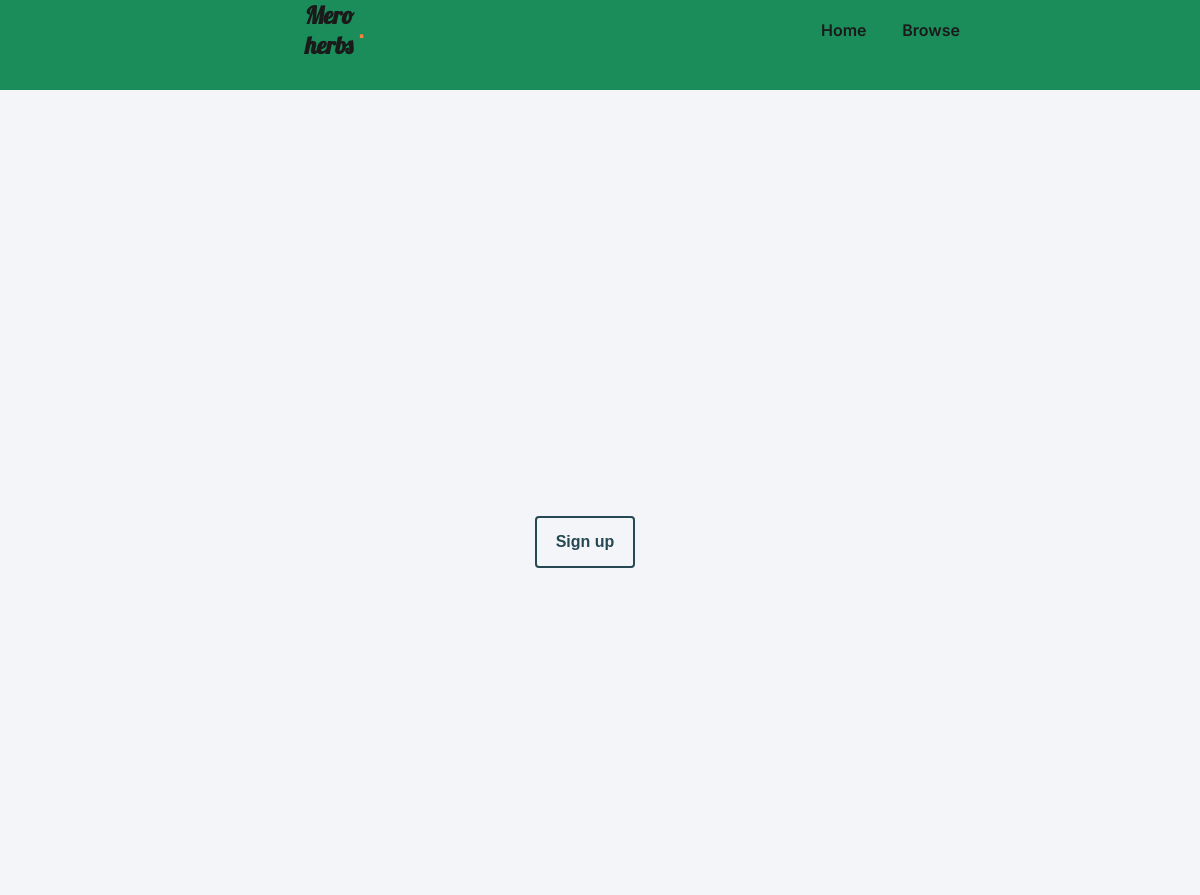
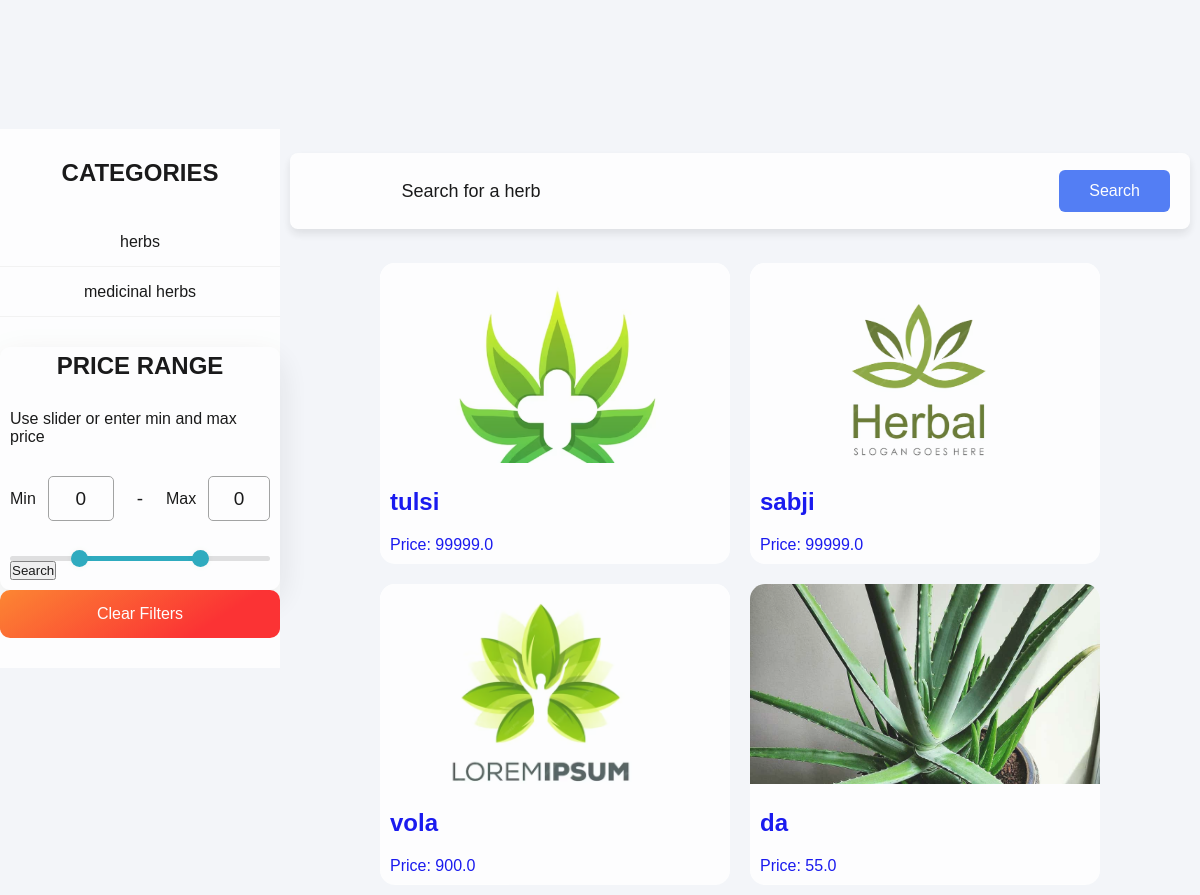
Page /browse/?query=&category=2 on the committed database (2 pictures, top to bottom).
### item/models.py (models this page shows, shortened)
class Category(models.Model):
    name = models.CharField(max_length=255)
    class Meta:
        ordering =('name',)
        verbose_name_plural='Categories'

class Item(models.Model):
    category = models.ForeignKey(Category, related_name='items', on_delete=models.CASCADE)
    name = models.CharField(max_length=255)
    scientific_name = models.CharField(max_length=255, default='')
    description = models.TextField(blank=True, null=True)
    usage_and_benefits = models.TextField(default='', blank=False, null=False)
    price = models.CharField(max_length=255)
    quantity_available = models.CharField(max_length=255)
    image = models.ImageField(upload_to='item_images', blank=True, null=True)
    is_sold = models.BooleanField(default=False)
    created_by = models.ForeignKey(User, related_name='items', on_delete=models.CASCADE)
    created_at = models.DateTimeField(auto_now_add=True)
    discount = models.DecimalField(max_digits=5, decimal_places=2, default=0)  # New field for discount
    discounted_price = models.DecimalField(max_digits=10, decimal_places=2, null=True, blank=True)

### item/views.py (the view)
# urls.py: path('browse/',views.browse,name='browse'),
def browse(request):
    query = request.GET.get('query', '')
    category_id= request.GET.get('category', 0)
    categories=Category.objects.all()
    items = Item.objects.filter(is_sold=False)
    if category_id:
        items=items.filter(category_id=category_id)
    if query:
        items = items.filter(name__icontains=query)
    return render(request,'item/browse.html',{
        'items': items,
        'query': query,
        'categories': categories,
    })

### item/templates/item/browse.html (shortened to what this page needs)
<!DOCTYPE html>
{% load static %}
<html lang="en">
<head>
    <link rel="stylesheet" href="{% static 'browse.css' %}">
    <link rel="stylesheet" href="https://cdnjs.cloudflare.com/ajax/libs/font-awesome/4.7.0/css/font-awesome.min.css">
</head>
<body class="bg-gray-100 font-sans">
    {% include 'dashboard/navbar.html'%}
    <div class="wrapper">
        <div class="content_wrapper">
            <div class="sidebar">
                <h2>Categories</h2>
                <ul >
                    {% for category in categories %}
                        <li class="py-2 px-2 rounded-xl {% if category.id == category_id %} bg-gray-100 {% endif %}">
                            <a href="{% url 'item:browse' %}?query={{ query }}&category={{ category.id }}">{{ category.name }}</a>
                        </li>
                    {% endfor %}
                </ul>
                <div class="Priceslide">
                    <header>
                      <h2>Price Range</h2>
                      <p>Use slider or enter min and max price</p>
                    </header>
                    <form method="get" action="">
                    <div class="price-input">
                      <div class="field">
                        <span>Min</span>
                        <input type="number" name="input_min" class="input-min" value="0">
                    </div>
                    <div class="separator">-</div>
                      <div class="field">
                        <span>Max</span>
                        <input type="number" name="input_max" class="input-max" value="0">
                      </div>
                    </div>
                    <div class="slider">
                      <div class="progress"></div>
                    </div>
                    <button>Search</button>
                    </form>
                </div>
                <div class="clearbtn">
                    <a href="{% url 'item:browse'%}" class="py-3 px-4 bg-yellow-500 text-lg rounded-xl text-white">Clear Filters</a>
                </div>
            </div>
            <div class="main_content">
                <div class="input-box">
                    <form method="get" action="{% url 'item:browse' %}" class="flex items-center w-full">
                        <input name="query" class="flex-grow py-4 px-4 sm:px-6 md:px-8 lg:px-10 xl:px-12 border rounded-xl" type="text" value="{{query}}" placeholder="Search for a herb">
                        <button class="btn">Search</button>
                    </form>
                </div>
                <div class="container-card">
                    {% for item in items.all %}
                        <div class="card bg-herb-box rounded-xl mb-6">
                            <a href="{% url 'item:detail' item.id %}">
                                <div class="card-image" style="background-image: url('{{ item.image.url }}');"></div>
                                <div class="p-4">
                                    <h2 class="text-xl text-black font-semibold">{{ item.name }}</h2>
                                    <p class="text-gray-500">Price: {{ item.price }}</p>
                                </div>
                            </a>
                        </div>
                    {% endfor %}
                </div>
            </div>
        </div>
</body>
</html>

### item/static/browse.css (style rules this page uses)
* { margin: 0; padding: 0; box-sizing: border-box; list-style: none; text-decoration: none; font-family: 'Josefin Sans', sans-serif; }
body { background-color: #f3f5f9; display: flex; flex-flow: column wrap; gap: 2vh; align-items: center; min-height: 100vh; }
.wrapper { display: flex; flex-flow: column wrap; }
.content_wrapper { width: 100vw; display: flex; justify-content: space-between; }
.wrapper .sidebar { width: 300px; height: 100%; background:white; padding: 30px 0px; position: sticky; top: 0; }
.wrapper .sidebar h2 { color:black; text-transform: uppercase; text-align: center; margin-bottom: 30px; }
.wrapper .sidebar ul li { display: flex; align-items: center; padding: 15px; justify-content: center; border-bottom: 1px solid #bdb8d7; border-bottom: 1px solid rgba(0,0,0,0.05); border-top: 1px solid rgba(255,255,255,0.05); }
.wrapper .sidebar ul li a { color: black; display: block; }
.wrapper .main_content { width: 100%; display: flex; flex-flow:column wrap; gap: 3vh; align-items: center }
* { margin: 0; padding: 0; box-sizing: border-box; font-family: "Poppins", sans-serif; }
.input-box { position: relative; height: 76px; width: 900px; background: #fff; border-radius: 8px; box-shadow: 0 5px 10px rgba(0, 0, 0, 0.1); display: flex; margin-top: 3vh; }
.input-box i, .btn { position: absolute; top: 50%; transform: translateY(-50%); }
.input-box input { height: 100%; width: 100%; outline: none; font-size: 18px; font-weight: 400; border: none; padding: 0 155px 0 65px; background-color: transparent; }
.btn { right: 20px; font-size: 16px; font-weight: 400; color: #fff; border: none; padding: 12px 30px; border-radius: 6px; background-color: #4070f4; cursor: pointer; }
* { box-sizing: border-box; }
.container-card { display: flex; justify-content: center; flex-wrap: wrap; }
.card { background-color:white; width: 350px; margin: 10px; border-radius: 15px ; }
.card-image { height: 200px; margin-bottom: 15px; background-size: cover; border-radius: 15px 15px 0 0; }
.card h2 { padding: 10px; gap: 10px; }
.card p { padding: 10px; }
.clearbtn a { background: linear-gradient(147deg, #fe791b 0%, #fd1c1c 74%); color: white; padding: 15px 20px; display: block; text-align: center; text-decoration: none; border-radius: 10px; }
.Priceslide { width: 280px; background: #fff; border-radius: 10px; padding: 5px 10px 10px; box-shadow: 0 12px 35px rgba(0,0,0,0.1); margin-top: 30px; }
header h2 { font-size: 24px; font-weight: 600; }
header p { margin-top: 5px; font-size: 16px; }
.price-input { width: 100%; display: flex; margin: 30px 0 35px; }
.price-input .field { display: flex; width: 100%; height: 45px; align-items: center; }
.field input { width: 100%; height: 100%; outline: none; font-size: 19px; margin-left: 12px; border-radius: 5px; text-align: center; border: 1px solid #999; -moz-appearance: textfield; }
.price-input .separator { width: 130px; display: flex; font-size: 19px; align-items: center; justify-content: center; }
.slider { height: 5px; position: relative; background: #ddd; border-radius: 5px; }
.slider .progress { height: 100%; left: 25%; right: 25%; position: absolute; border-radius: 5px; background: #17A2B8; }

### dashboard/static/navbar.css (style rules this page uses)
::placeholder { text-align: center; color: black; }

### rows in the picture
Category: name "herbs"
Category: name "medicinal herbs"
Item: image (picture), name "tulsi", price "99999.0"
Item: image (picture), name "sabji", price "99999.0"
Item: image (picture), name "vola", price "900.0"
Item: image (picture), name "da", price "55.0"
